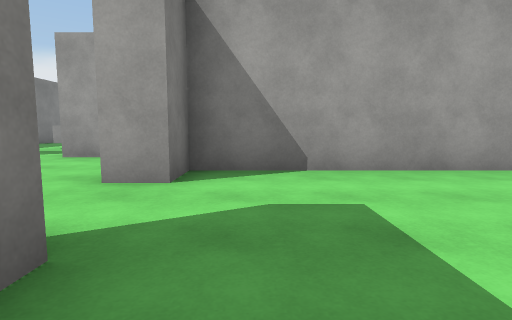
view 1 (above)

16 first-person views from a walk through a scene from a Unity 3-D project. The camera is 1.2 m above the floor, tilts 6° down and sees 80° across. The floor is counted in squares, 2 m on a side. Each view is taken from the middle of a square. On the plan, view 1 faces up. The plan holds only what a view shows up to about 9 squares ahead; the rest is blank. The place goes on beyond the plan. The player character is not drawn. Door leaves are left out, so doorways stand open. Surface patterns are stand-ins for the level's own textures.

view 2
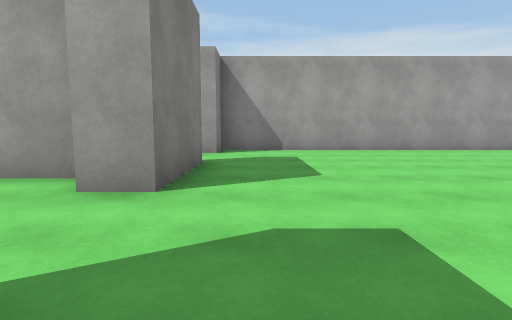

view 3
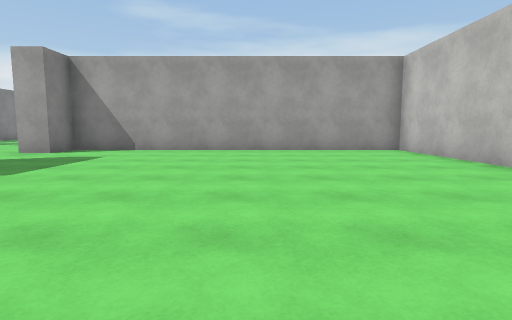

view 4
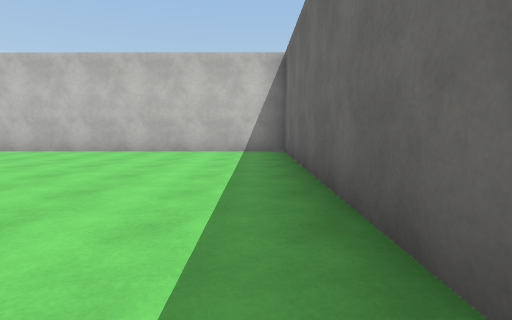

view 5
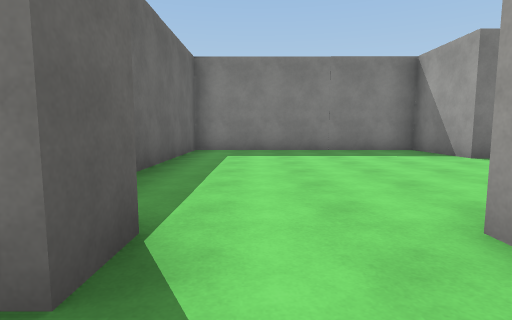

view 6
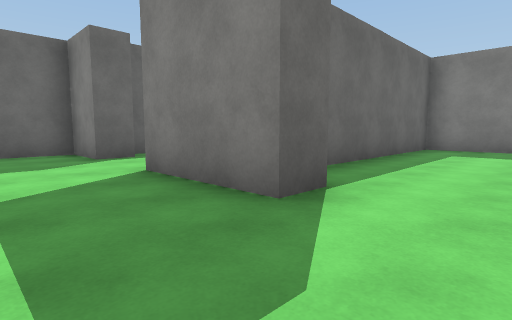

view 7
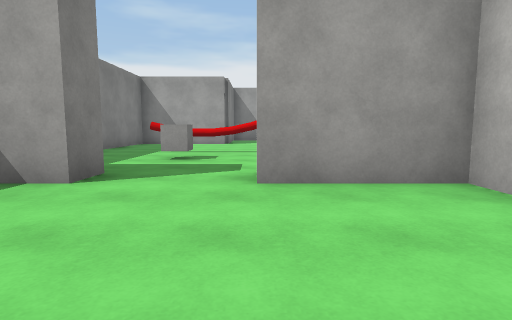

view 8
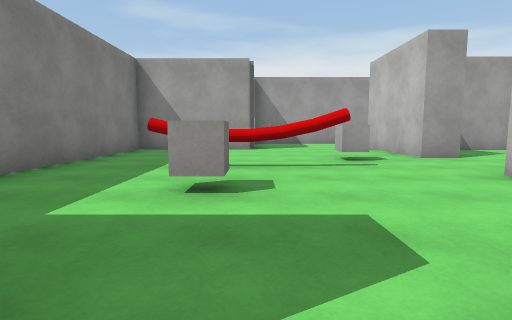

view 9
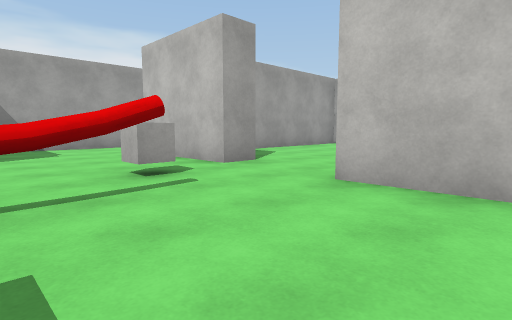

view 10
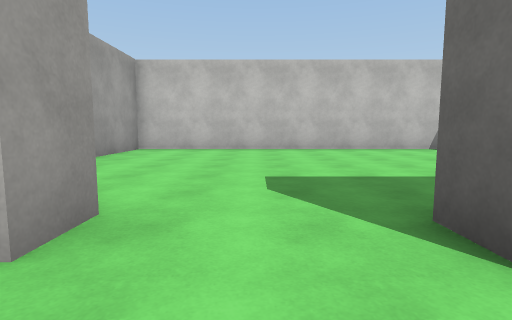

view 11
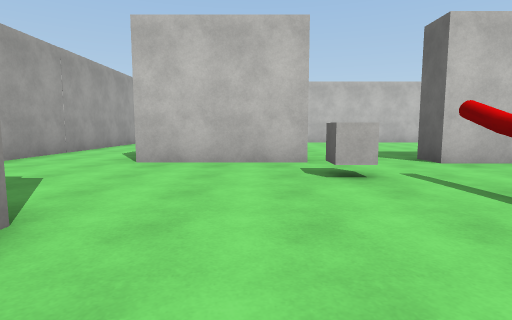

view 12
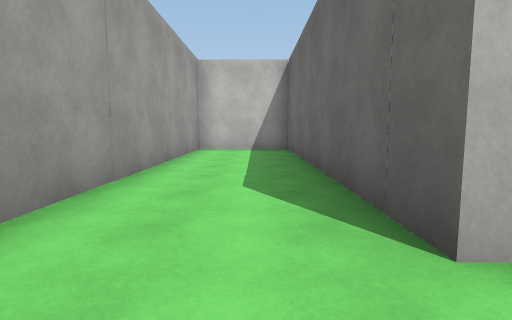

view 13
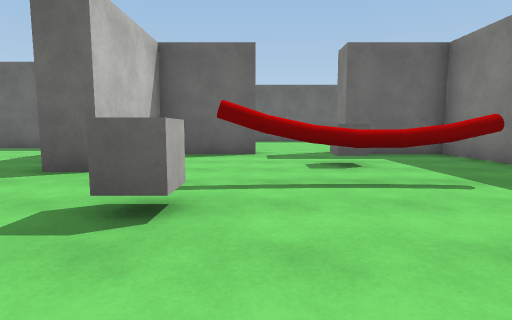

view 14
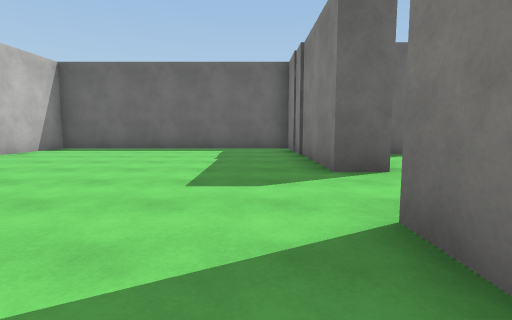

view 15
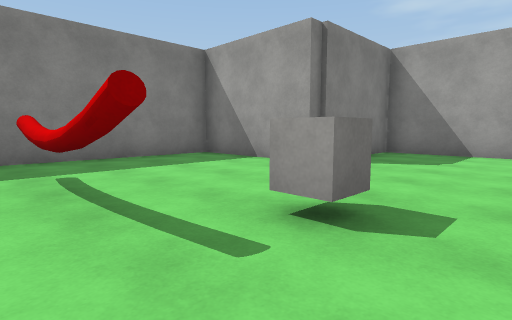

view 16
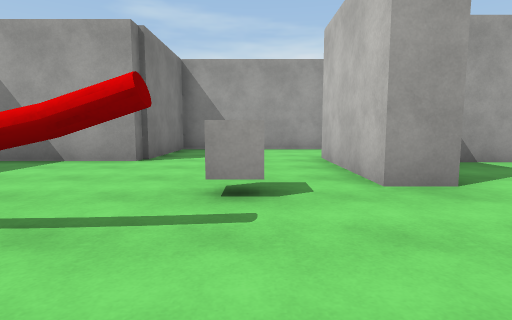

### Floor plan
Ten units are one square. View 1 is at (0, 0); x grows to the right and y downward. Boxes are objects, and circles mark ways between rooms. Rooms are numbered by the first view taken in them; rooms with no view inside come last. Other rooms are left out.
<svg viewBox="-88 -181 172 233">
<path fill="none" stroke="#000" d="M-9 -13 -9 12M-9 33 -9 47 79 47 79 -43 -9 -43 -9 -33M-60 -70 -60 -63 -83 -63 -83 -4 -32 -4M-17 -56 -17 -63 -40 -63M-9 -33 -18 -33M-18 -13 -9 -13M-9 -121 -17 -121 -17 -151 57 -151 57 -176 -51 -176 -51 -145 -83 -145 -83 -70 -60 -70M-40 -70 -17 -70 -17 -98 -9 -98M-9 -98 -9 -50 57 -50 57 -143 5 -143M-9 -130 -9 -121"/>
<rect x="-65" y="-115" width="30" height="10" fill="#bbb"><title>other object</title></rect>
<rect x="-55" y="-95" width="10" height="10" fill="#bbb"><title>cube</title></rect>
<rect x="-35" y="-125" width="10" height="10" fill="#bbb"><title>cube</title></rect>
<circle cx="-10" cy="-25" r="3" fill="#2a7"/>
<circle cx="-50" cy="-70" r="3" fill="#2a7"/>
<circle cx="-10" cy="-110" r="3" fill="#2a7"/>
<text x="30" y="0">1</text>
<text x="-50" y="-40">2</text>
<text x="-30" y="-130">3</text>
<text x="20" y="-100">4</text>
</svg>
Room 1 opens to room 2. Room 2 opens to room 3. Room 3 opens to room 4.

Where each view was taken, in squares from view 1:
view 1: 0 up, 0 right, facing up
view 2: 4 down, 0 right, facing up
view 3: 4 down, 4 right, facing up
view 4: 4 down, 0 right, facing right
view 5: 2 up, 0 right, facing left
view 6: 3 up, 1 right, facing down-left
view 7: 3 up, 4 left, facing up
view 8: 6 up, 5 left, facing up
view 9: 8 up, 5 left, facing up-right
view 10: 11 up, 3 left, facing right
view 11: 13 up, 7 left, facing right
view 12: 16 up, 3 left, facing right
view 13: 14 up, 4 left, facing down
view 14: 14 up, 0 right, facing down
view 15: 10 up, 2 left, facing up-left
view 16: 9 up, 3 left, facing up
